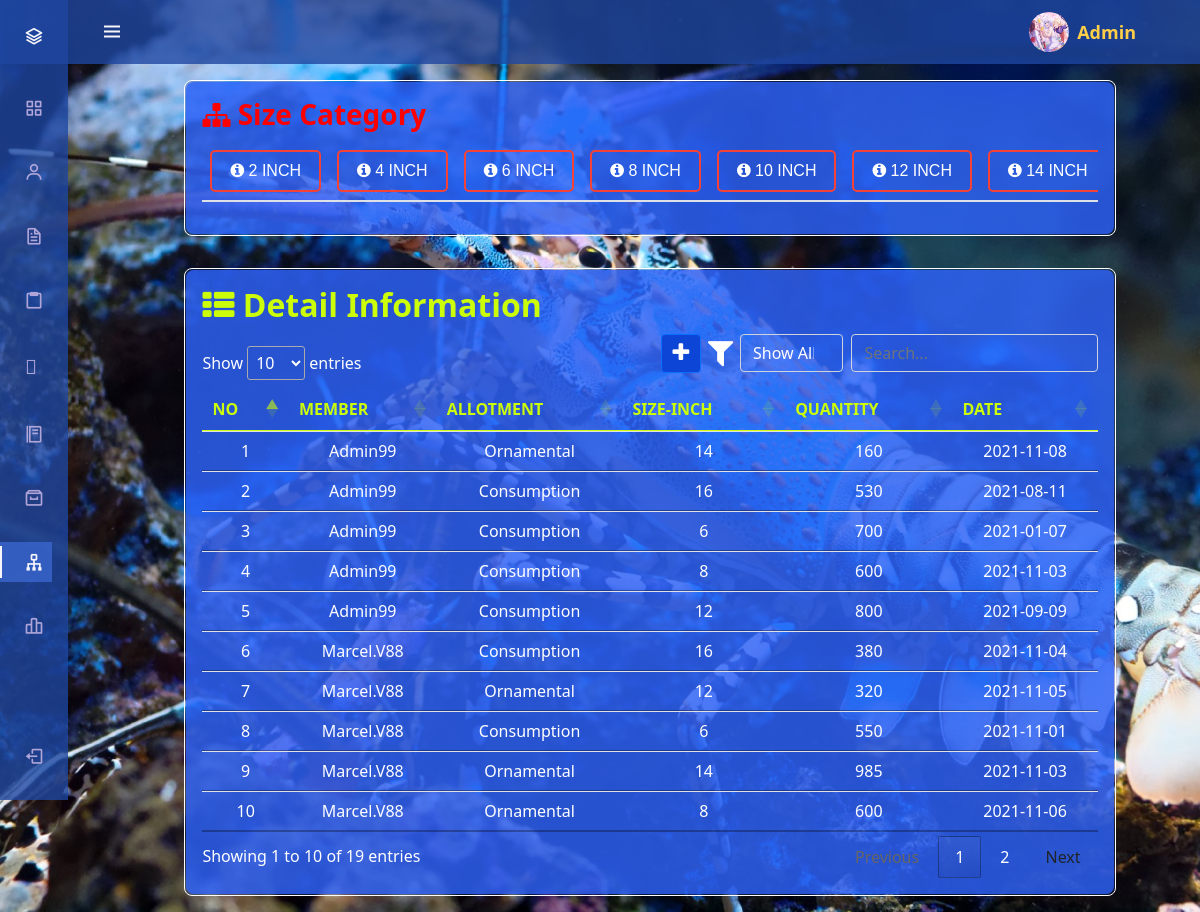
Page /admin_size_detail.php (signed in) on the committed database.
### tables this page shows
CREATE TABLE `listsize` (
  `size_id` int(11) NOT NULL,
  `sizes` int(12) NOT NULL
);

CREATE TABLE `information` (
  `info_id` int(11) NOT NULL,
  `task_name` varchar(100) NOT NULL,
  `description` int(30) NOT NULL,
  `difficulty` int(30) NOT NULL,
  `date` varchar(50) NOT NULL,
  `user_id` int(10) NOT NULL,
  `nameuser` varchar(50) NOT NULL,
  `size_id` int(11) NOT NULL
);

### admin_size_detail.php (the view, shortened to what this page needs)
<?php
$user_id = $_SESSION['user_id'];
$img_prof = $_SESSION['img_prof'];
?>
<head>
    <link rel="stylesheet" href="css/main5.css">
    <link rel="stylesheet" href="css/button3.css">
    <link rel="stylesheet" href="css/sidebar4.css">
    <link rel="stylesheet" href="css/hover.css">
    <link href="//maxcdn.bootstrapcdn.com/font-awesome/4.1.0/css/font-awesome.min.css" rel="stylesheet">
    <link rel="stylesheet" href="https://maxcdn.bootstrapcdn.com/bootstrap/4.0.0/css/bootstrap.min.css">
    <link rel="stylesheet" href="https://cdn.jsdelivr.net/npm/bootstrap@5.0.0-beta1/dist/css/bootstrap.min.css">
    <link rel="stylesheet" href="https://cdn.jsdelivr.net/npm/boxicons@latest/css/boxicons.min.css">
    <link rel="stylesheet" href="https://cdnjs.cloudflare.com/ajax/libs/jquery/3.2.1/jquery.min.js">
    <link rel="stylesheet" type="text/css" href="//cdn.datatables.net/1.11.3/css/jquery.dataTables.min.css">
</head>
<body id="body-pd">
<header class="header" id="header">
        <div class="header_toggle"> <i class='bx bx-menu' id="header-toggle"></i> </div>
        <div class="space">
            <div class="header_img mr-2"> <img src="img/<?php echo $img_prof ?>" alt=""> </div>
            <a style="color: #ffcf47;" title="Edit Profile" href="admin_editprofile.php?id=<?php echo $user_id;?>">
                <?php echo"<b class=hover style=font-size:18px;>". $_SESSION['username'] . "</b>";?>
            </a>
        </div>
</header>
<div class="l-navbar" id="nav-bar">
        <nav class="nav">
            <div> <a href="#" class="nav_logo"> <i class='bx bx-layer nav_logo-icon'></i> <span class="nav_logo-name">Menu</span> </a>
                <div class="nav_list">
                    <a href="admin_view.php" class="nav_link">
                        <i class='bx bx-grid-alt nav_icon' title="Dashboard"></i>
                    </a>
                        <a href="admin_listuser.php" class="nav_link">
                        <i class='bx bx-user nav_icon' title="Users"></i>
                    </a>
                    <a href="admin_data.php" class="nav_link">
                        <i class='bx bx-file nav_icon' title="Lobster Information"></i>
                    </a>
                    <a href="admin_sale.php" class="nav_link">
                        <i class='bx bx-clipboard nav_icon' title="Sales"></i>
                    </a>
                    <a href="admin_customer_lists.php" class="nav_link">
                        <i class='fas fa-users fa-sm nav_icon' style="margin-left: 1px;" title="Customer List"> </i>
                    </a>
                    <a href="admin_sales_record.php" class="nav_link">
                        <i class='bx bx-food-menu nav_icon' title="Sales Record"></i>
                    </a>
                    <a href="admin_view_pond.php" class="nav_link">
                        <i class='bx bx-archive nav_icon' title="Ponds"></i>
                    </a>
                    <a href="admin_size_detail.php" class="nav_link active">
                        <i class='bx bx-sitemap nav_icon' title="Size Category"></i>
                    </a>
                    <a href="sales_graph.php" class="nav_link">
                        <i class='bx bx-bar-chart-alt-2 nav_icon' title="Sales Graph"></i>
                    </a>
                </div>
            </div>
        <a href="logout.php" class="nav_link">
            <i class='bx bx-log-out nav_icon'></i>
        </a>
    </nav>
</div>
<div class="page-content page-container" id="page-content">
<div class="padding" style="margin-top: 4em;">
<div class="d-flex justify-content-center">
    <div class="col-lg-8 grid-margin stretch-card">
        <div style="border: 1px solid #fff; border-radius: 8px;">
        <div class="card" style="border-radius: 8px; background: rgba(45, 98, 245, 0.2);">
            <div class="card-body" style="background: rgba(45, 98, 245, 0.8);">
            <h3 class="card-title" style="color: red;"><i class="fa fa-sitemap"></i> <b>Size Category</b></h3>
            <div class="table-responsive">
            <table class="table">
            <thead>
                <tr align='center'>
            <?php
            $server = "localhost";
            $user = "root";
            $pass = "";
            $database = "database";
            $conn = mysqli_connect($server, $user, $pass, $database) or die(mysqli_error());
                $sql = "SELECT * FROM listsize";
                $res = mysqli_query($conn, $sql);
             if($res==true)
                {
                while($row=mysqli_fetch_assoc($res))
                {
                    $size_id = $row['size_id'];
                    $sizes = $row['sizes'];
                    ?>
    <th>
        <a class="btn btncategory button3" href="admin_size_category.php?size_id=<?php echo $size_id; ?>">
            <i class="fa fa-info-circle"></i> <?php echo $sizes; ?> Inch
        </a>
    </th>
            <?php
            }
        }
    ?>
    </tr>
    </thead>
    </table>
        </div>
        </div>
        </div>
    </div>
    </div>
    </div>
</div>
</div>
<div class="page-content page-container" id="page-content">
<div class="padding">
<div class="d-flex justify-content-center">
    <div class="col-lg-8 grid-margin stretch-card">
        <div style="border: 1px solid #fff; border-radius: 8px;">
        <div class="card" style="border-radius: 8px; background: rgba(45, 98, 245, 0.2);">
            <div class="card-body" style="background: rgba(45, 98, 245, 0.8);">
            <h2 class="card-title"><i class="fa fa-th-list"></i> <b>Detail Information</b></h2>
            <div style="overflow: hidden; margin-bottom: -1.7em;  width: 55%; float: right; position: relative; z-index: 1;">
                <input type="text" class="form-control" style="float: right; width: 50%; background: transparent; color: #fff;" id="myInput" placeholder="Search..." title="Type in a name">
                <select id="filter-sizee" class="filter form-select mr-2 ml-1" style="float: right; width: 21%; background: transparent; color: #fff;">
                    <option value="0">Show All - Inch</option>
                </select>
                <i class="fa fa-filter fa-2x float-right" style="margin: 3px; color: #fff;"></i>
                <a class="btn btn-primary mr-1" title="New Data" href="admin_add.php"><i class="fa fa-plus fa-lg"></i></a>
            </div>
            <div class="table-responsive">
            <table class="table" id="category">
            <thead>
                <tr align='center'>
                    <th>No</th>
                    <th>Member</th>
                    <th>Allotment</th>
                    <th>Size-Inch</th>
                    <th>Quantity</th>
                    <th>Date</th>
                </tr>
            </thead>
            <tbody id="myTable">
        <?php
            $server = "localhost";
            $user = "root";
            $pass = "";
            $database = "database";
            $conn = mysqli_connect($server, $user, $pass, $database) or die(mysqli_error());
                $sql = "SELECT * FROM information ";
                $res = mysqli_query($conn, $sql);
                $sno = 0;
                $sno = $sno + 1;
             if($res==true)
                {
                    $count_rows = mysqli_num_rows($res);
                    if($count_rows>0)
                    {
                        while($row=mysqli_fetch_assoc($res))
                        {
                            $task_name = $row['task_name'];
                            $description = $row['description'];
                            $difficulty = $row['difficulty'];
                            $date = $row['date'];
                            $username = $row['nameuser'];
                            ?>
                                <tr align='center' style="background: transparent;">
                                    <td><?php echo $sno;?></td>
                                    <td><?php echo $username;?></td>
                                    <td><?php echo $task_name;?></td>
                                    <td class="sizee" data-sizee="<?php echo $description;?>"><?php echo $description;?></td>
                                    <td><?php echo $difficulty;?></td>
                                    <td><?php echo $date;?></td>
                                </tr>
                            <?php
                            $sno++;
                        }
                    }
                }
            ?>
            </tbody>
            </table>
            </div>
            </div>
        </div>
        </div>
        </div>
        </div>
    </div>
</div>
</body>

### css/main5.css (style rules this page uses)
body { background-color: #f9f9fa }
.padding { padding: 1rem }
.card { box-shadow: none; -webkit-box-shadow: none; -moz-box-shadow: none; -ms-box-shadow: none; }
.card { position: relative; display: flex; flex-direction: column; min-width: 0; word-wrap: break-word; background-clip: border-box; border: 1px solid #fff; }
.card-body { border-radius: 8px; }
.card .card-title { color: #ccfd09; margin-bottom: 0.625rem; text-transform: capitalize; font-family:'Noto Sans', sans-serif; }
.table-responsive { display: block; width: 100%; overflow-x: auto; -webkit-overflow-scrolling: touch; -ms-overflow-style: -ms-autohiding-scrollbar }
.table, .jsgrid .jsgrid-table { width: 100%; max-width: 100%; margin-bottom: 1rem; background-color: transparent }
.table thead th, .jsgrid .jsgrid-table thead th { border-top: 0; border-bottom-width: 1px; text-transform: uppercase }
.table td, .jsgrid .jsgrid-table td { padding: .875rem 0.9375rem; color: #fff; }
#myInput { width: 25%; }

### css/button3.css (style rules this page uses)
.btn { -webkit-border-radius: 10; -moz-border-radius: 10; border-radius: 10px; font-family: Arial; color: #fcfcfc; font-size: 15px; background: #d93434; padding: 10px 20px 10px 20px; text-decoration: none; }
h2 { font: cursive; }

### css/sidebar4.css (style rules this page uses)
a { text-decoration: none }
.header { width: 100%; height: var(--header-height); position: fixed; top: 0; left: 0; display: flex; align-items: center; justify-content: space-between; padding: 0 1rem; background-color: rgba(30, 70, 161, 0.8); z-index: var(--z-fixed); transition: .5s; color: white; }
.space { display: flex; align-items: center; padding: 0 2rem; }
.header_toggle { color: var(--white-color); font-size: 1.5rem; cursor: pointer }
.header_img { width: 35px; height: 35px; display: flex; justify-content: center; border-radius: 50%; overflow: hidden }
.header_img img { width: 40px }
.l-navbar { position: fixed; top: 0; left: -30%; width: var(--nav-width); height: 100vh; background-color: rgba(30, 70, 161, 0.8); padding: .5rem 1rem 0 0; transition: .5s; z-index: var(--z-fixed) }
.nav { height: 100%; display: flex; flex-direction: column; justify-content: space-between; overflow: hidden }
.nav_logo, .nav_link { display: grid; grid-template-columns: max-content max-content; align-items: center; column-gap: 1rem; padding: .5rem 0 .5rem 1.5rem }
.nav_logo { margin-bottom: 2rem }
.nav_logo-icon { font-size: 1.25rem; color: var(--white-color) }
.nav_link { position: relative; color: var(--first-color-light); margin-bottom: 1.5rem; transition: .3s }
.nav_icon { font-size: 1.25rem }
.active { color: var(--white-color); background-color: rgba(62, 109, 217, 0.7); border-top-right-radius: 12px; border-bottom-right-radius: 12px; transition: .3s; }
.active::before { content: ''; position: absolute; left: 0; width: 2px; height: 32px; background-color: var(--white-color) }
@media screen and (min-width: 768px) { body { margin: calc(var(--header-height) + 1rem) 0 0 0; padding-left: calc(var(--nav-width) + 2rem) } }
@media screen and (min-width: 768px) { .header { height: calc(var(--header-height) + 1rem); padding: 0 2rem 0 calc(var(--nav-width) + 2rem) } }
@media screen and (min-width: 768px) { .header_img { width: 40px; height: 40px } }
@media screen and (min-width: 768px) { .header_img img { width: 45px } }
@media screen and (min-width: 768px) { .l-navbar { left: 0; padding: 1rem 1rem 0 0 } }

### admin_size_detail.php (style rules this page uses)
body { background-image: url("back/blue_lobster1.jpg"); background-attachment: fixed; background-repeat:no-repeat; background-size:cover; }
.btn-primary { background-color: #0d46d7; float: right; padding: 10.5px; }
a:hover, a, th { text-decoration: none; color: #ccfd09; }
.col-lg-8 { flex: 0 0 auto; width: 90%; max-width: 100%; }
option { background-color: black; color: #fff; }
label, select { color: #fff; border: none; text-decoration: none; }
.btncategory { border: none; padding: 7px 18px; text-align: center; text-decoration: none; transition-duration: 0.4s; cursor: pointer; }
.button3 { background: transparent; color: white; border: 2px solid #f44336; border-radius: 5px; }

### rows in the picture
listsize: sizes "2"
listsize: sizes "4"
listsize: sizes "6"
listsize: sizes "8"
listsize: sizes "10"
listsize: sizes "12"
listsize: sizes "14"
information: nameuser "Admin99", task_name "Ornamental", description "14", difficulty "160", date "2021-11-08"
information: nameuser "Admin99", task_name "Consumption", description "16", difficulty "530", date "2021-08-11"
information: nameuser "Admin99", task_name "Consumption", description "6", difficulty "700", date "2021-01-07"
information: nameuser "Admin99", task_name "Consumption", description "8", difficulty "600", date "2021-11-03"
information: nameuser "Admin99", task_name "Consumption", description "12", difficulty "800", date "2021-09-09"
information: nameuser "Marcel.V88", task_name "Consumption", description "16", difficulty "380", date "2021-11-04"
information: nameuser "Marcel.V88", task_name "Ornamental", description "12", difficulty "320", date "2021-11-05"
information: nameuser "Marcel.V88", task_name "Consumption", description "6", difficulty "550", date "2021-11-01"
information: nameuser "Marcel.V88", task_name "Ornamental", description "14", difficulty "985", date "2021-11-03"
information: nameuser "Marcel.V88", task_name "Ornamental", description "8", difficulty "600", date "2021-11-06"

### other values in the picture
$_SESSION['username'] "Admin"
